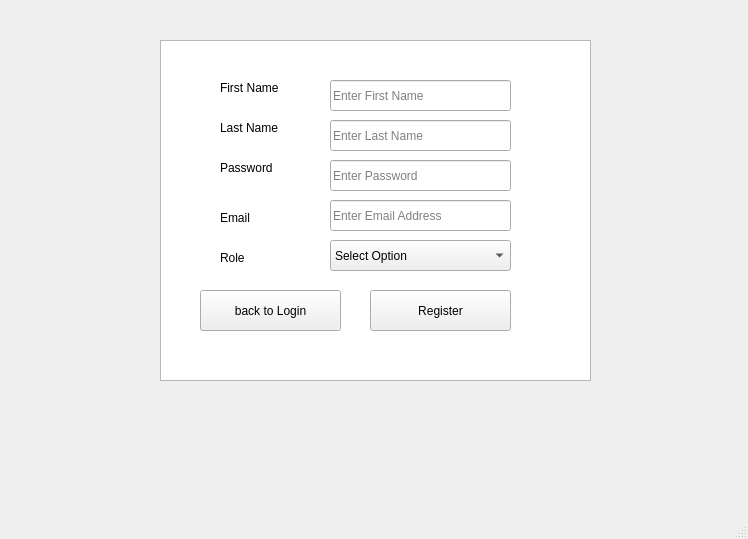
<?xml version="1.0" encoding="UTF-8"?>
<ui version="4.0">
 <class>Form</class>
 <widget class="QMainWindow" name="Form">
  <property name="geometry">
   <rect>
    <x>0</x>
    <y>0</y>
    <width>748</width>
    <height>539</height>
   </rect>
  </property>
  <property name="windowTitle">
   <string>MainWindow</string>
  </property>
  <widget class="QWidget" name="centralwidget">
   <widget class="QTableWidget" name="tableWidget">
    <property name="geometry">
     <rect>
      <x>160</x>
      <y>40</y>
      <width>431</width>
      <height>341</height>
     </rect>
    </property>
   </widget>
   <widget class="QLabel" name="label_2">
    <property name="geometry">
     <rect>
      <x>220</x>
      <y>120</y>
      <width>101</width>
      <height>16</height>
     </rect>
    </property>
    <property name="text">
     <string>Last Name</string>
    </property>
   </widget>
   <widget class="QLabel" name="label_3">
    <property name="geometry">
     <rect>
      <x>220</x>
      <y>160</y>
      <width>101</width>
      <height>16</height>
     </rect>
    </property>
    <property name="text">
     <string>Password</string>
    </property>
   </widget>
   <widget class="QLabel" name="label_4">
    <property name="geometry">
     <rect>
      <x>220</x>
      <y>210</y>
      <width>101</width>
      <height>16</height>
     </rect>
    </property>
    <property name="text">
     <string>Email</string>
    </property>
   </widget>
   <widget class="QLabel" name="label_5">
    <property name="geometry">
     <rect>
      <x>220</x>
      <y>250</y>
      <width>101</width>
      <height>16</height>
     </rect>
    </property>
    <property name="text">
     <string>Role</string>
    </property>
   </widget>
   <widget class="QLineEdit" name="lastName">
    <property name="geometry">
     <rect>
      <x>330</x>
      <y>120</y>
      <width>181</width>
      <height>31</height>
     </rect>
    </property>
    <property name="placeholderText">
     <string>Enter Last Name</string>
    </property>
   </widget>
   <widget class="QLineEdit" name="password">
    <property name="geometry">
     <rect>
      <x>330</x>
      <y>160</y>
      <width>181</width>
      <height>31</height>
     </rect>
    </property>
    <property name="placeholderText">
     <string>Enter Password</string>
    </property>
   </widget>
   <widget class="QLineEdit" name="emailID">
    <property name="geometry">
     <rect>
      <x>330</x>
      <y>200</y>
      <width>181</width>
      <height>31</height>
     </rect>
    </property>
    <property name="placeholderText">
     <string>Enter Email Address</string>
    </property>
   </widget>
   <widget class="QPushButton" name="addUserButton">
    <property name="geometry">
     <rect>
      <x>370</x>
      <y>290</y>
      <width>141</width>
      <height>41</height>
     </rect>
    </property>
    <property name="text">
     <string>Register</string>
    </property>
   </widget>
   <widget class="QComboBox" name="userRolecombo">
    <property name="geometry">
     <rect>
      <x>330</x>
      <y>240</y>
      <width>181</width>
      <height>31</height>
     </rect>
    </property>
    <item>
     <property name="text">
      <string>Select Option</string>
     </property>
    </item>
   </widget>
   <widget class="QPushButton" name="backBtn">
    <property name="geometry">
     <rect>
      <x>200</x>
      <y>290</y>
      <width>141</width>
      <height>41</height>
     </rect>
    </property>
    <property name="text">
     <string>back to Login</string>
    </property>
   </widget>
   <widget class="QLabel" name="label_6">
    <property name="geometry">
     <rect>
      <x>220</x>
      <y>80</y>
      <width>101</width>
      <height>16</height>
     </rect>
    </property>
    <property name="text">
     <string>First Name</string>
    </property>
   </widget>
   <widget class="QLineEdit" name="firstName">
    <property name="geometry">
     <rect>
      <x>330</x>
      <y>80</y>
      <width>181</width>
      <height>31</height>
     </rect>
    </property>
    <property name="placeholderText">
     <string>Enter First Name</string>
    </property>
   </widget>
  </widget>
  <widget class="QMenuBar" name="menubar">
   <property name="geometry">
    <rect>
     <x>0</x>
     <y>0</y>
     <width>748</width>
     <height>37</height>
    </rect>
   </property>
  </widget>
  <widget class="QStatusBar" name="statusbar"/>
 </widget>
 <resources/>
 <connections/>
</ui>
